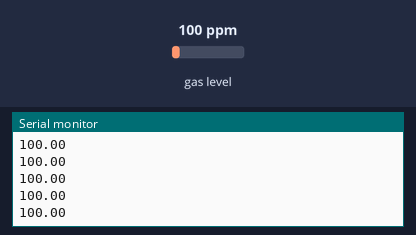
A sketch run on a simulated Arduino Uno, built with avr-gcc and run on an emulated ATmega328P. On the bench: the last lines printed to the serial monitor. The test bench sets the inputs (shaded band); at power-on: gas level 100 ppm.

Above: at 1.2 s.
1.3 s: gas level set to 20 ppm
At 1.32 s:
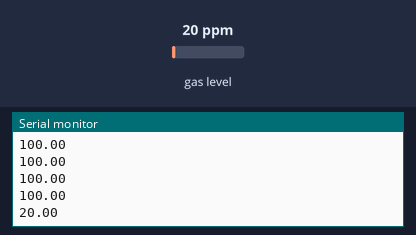
2.8 s: gas level set to 250 ppm
At 2.83 s:
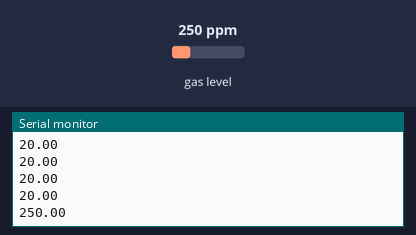
Timing chart, 0 to 5.8 s (numbered marks = the images above; inputs shaded):
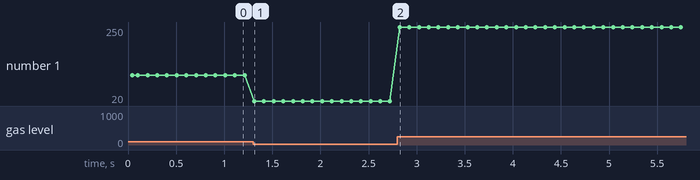

The sketch:

mq_135_detection.ino
```cpp
//Include the library
#include <MQUnifiedsensor.h>

//Definitions
#define placa "Arduino UNO"
#define Voltage_Resolution 5
#define pin A4 //Analog input 0 of your arduino
#define type "MQ-135" //MQ135
#define ADC_Bit_Resolution 10 // For arduino UNO/MEGA/NANO
#define RatioMQ135CleanAir 3.6//RS / R0 = 3.6 ppm
//#define calibration_button 13 //Pin to calibrate your sensor

//Declare Sensor
MQUnifiedsensor MQ135(placa, Voltage_Resolution, ADC_Bit_Resolution, pin, type);

void setup() {
  //Init the serial port communication - to debug the library
  Serial.begin(9600); //Init serial port

  //Set math model to calculate the PPM concentration and the value of constants
  MQ135.setRegressionMethod(1); //_PPM =  a*ratio^b
  MQ135.setA(605.18); MQ135.setB(-3.937); // Configure the equation to to calculate NH4 concentration

  /*
    Exponential regression:
  GAS      | a      | b
  CO       | 605.18 | -3.937
  Alcohol  | 77.255 | -3.18
  CO2      | 110.47 | -2.862
  Toluen  | 44.947 | -3.445
  NH4      | 102.2  | -2.473
  Aceton  | 34.668 | -3.369
  */

  /*****************************  MQ Init ********************************************/
  //Remarks: Configure the pin of arduino as input.
  /************************************************************************************/
  MQ135.init();
  /*
    //If the RL value is different from 10K please assign your RL value with the following method:
    MQ135.setRL(10);
  */
  /*****************************  MQ CAlibration ********************************************/
  // Explanation:
   // In this routine the sensor will measure the resistance of the sensor supposedly before being pre-heated
  // and on clean air (Calibration conditions), setting up R0 value.
  // We recomend executing this routine only on setup in laboratory conditions.
  // This routine does not need to be executed on each restart, you can load your R0 value from eeprom.
  // Acknowledgements: https://jayconsystems.com/blog/understanding-a-gas-sensor
  Serial.print("Calibrating please wait.");
  float calcR0 = 0;
  for(int i = 1; i<=10; i ++)
  {
    MQ135.update(); // Update data, the arduino will read the voltage from the analog pin
    calcR0 += MQ135.calibrate(RatioMQ135CleanAir);
    Serial.print(".");
  }
  MQ135.setR0(calcR0/10);
  Serial.println("  done!.");

  if(isinf(calcR0)) {Serial.println("Warning: Conection issue, R0 is infinite (Open circuit detected) please check your wiring and supply"); while(1);}
  if(calcR0 == 0){Serial.println("Warning: Conection issue found, R0 is zero (Analog pin shorts to ground) please check your wiring and supply"); while(1);}
  /*****************************  MQ CAlibration ********************************************/
  MQ135.serialDebug(true);
}

void loop() {
  MQ135.update(); // Update data, the arduino will read the voltage from the analog pin
  float ppm = MQ135.readSensor(); // Sensor will read PPM concentration using the model, a and b values set previously or from the setup
  Serial.println(ppm);
  delay(100); // Sampling frequency
}
```

Measured:
- after the input at 1.3 s, the serial monitor: prints a new line at once (image 1)
- after the input at 2.8 s, the serial monitor: prints a new line at once (image 2)
- plotted number 1: 100 → 20 after the input at 1.3 s, 20 → 250 after the input at 2.8 s
